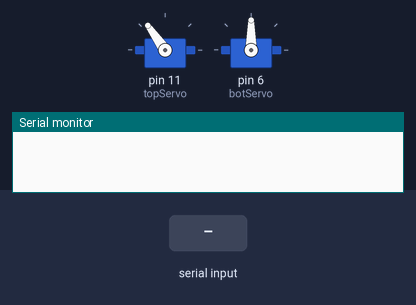
The sketch below on a simulated Arduino Uno, built with avr-gcc and run on an emulated ATmega328P. Shown: 2 × servo, the last lines printed to the serial monitor. Inputs (shaded band) come from the test bench.

Above: at 1.2 s.
1.3 s: "D" received over Serial
At 2.5 s:
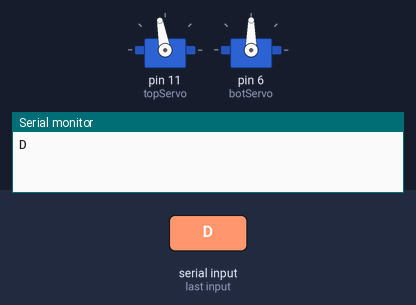
2.8 s: "U" received over Serial
At 3.8 s:
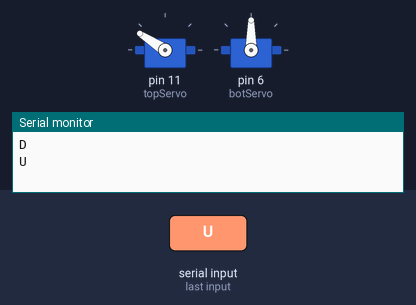
4.3 s: "R" received over Serial
At 5.0 s:
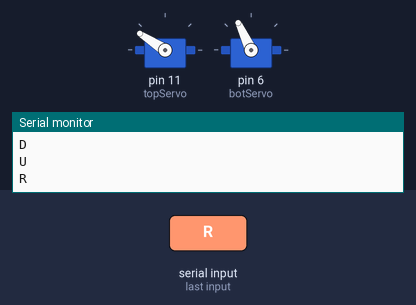
5.8 s: "L" received over Serial
At 6.1 s:
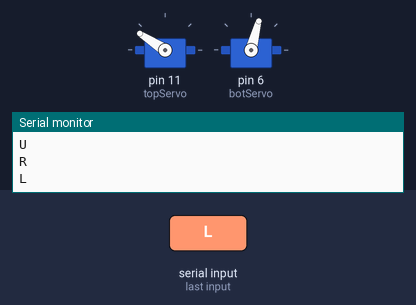
7.3 s: "D" received over Serial
At 8.5 s:
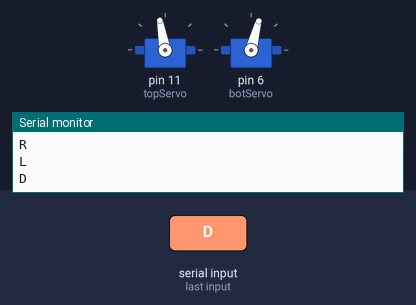
8.8 s: "R" received over Serial
At 9.6 s:
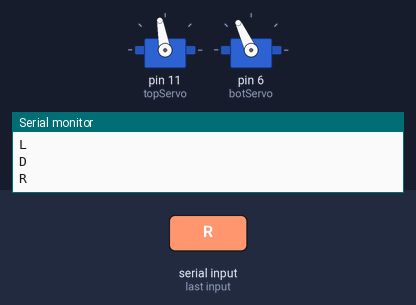
Timing chart, 0 to 11.3 s (numbered marks = the images above; inputs shaded):
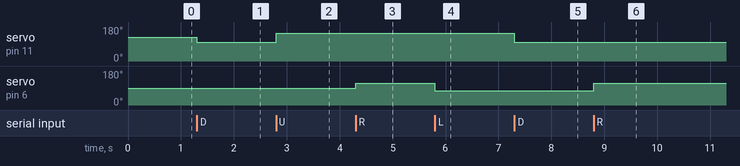

The sketch:

headband_arduino.ino
```cpp
#include <Servo.h>

Servo topServo;  // create servo object to control a servo
Servo botServo;
// twelve servo objects can be created on most boards

int pos = 0;    // variable to store the servo position

void setup() {
  Serial.begin(9600);
  topServo.attach(11);  // attaches the servo on pin 9 to the servo object
  botServo.attach(6);
   topServo.write(125);
   botServo.write(90);
}

char incoming = "";


// 100 is angle down
// 147 is angle up


void loop() {

  if (Serial.available() > 0) {
          // read the incoming byte:
          incoming = Serial.read();

            Serial.println(incoming);

            // Down
            if(incoming == 'D'){
              topServo.write(100);
              delay(50);
            }

            // Up
            if(incoming == 'U'){
              topServo.write(147);
              delay(50);
            }

             // Right
            if(incoming == 'R'){
              botServo.write(115);
              delay(50);
            }

             // Left
            if(incoming == 'L'){
              botServo.write(75);
              delay(50);
            }


  }

}
```

Measured:
- after the input at 1.3 s, servo on pin 11 (topServo): 125° → 100° at once
- after the input at 2.8 s, servo on pin 11 (topServo): 100° → 147° at once
- after the input at 4.3 s, servo on pin 6 (botServo): 90° → 115° at once
- after the input at 5.8 s, servo on pin 6 (botServo): 115° → 75° at once
- after the input at 7.3 s, servo on pin 11 (topServo): 147° → 100° at once
- after the input at 8.8 s, servo on pin 6 (botServo): 75° → 115° at once
